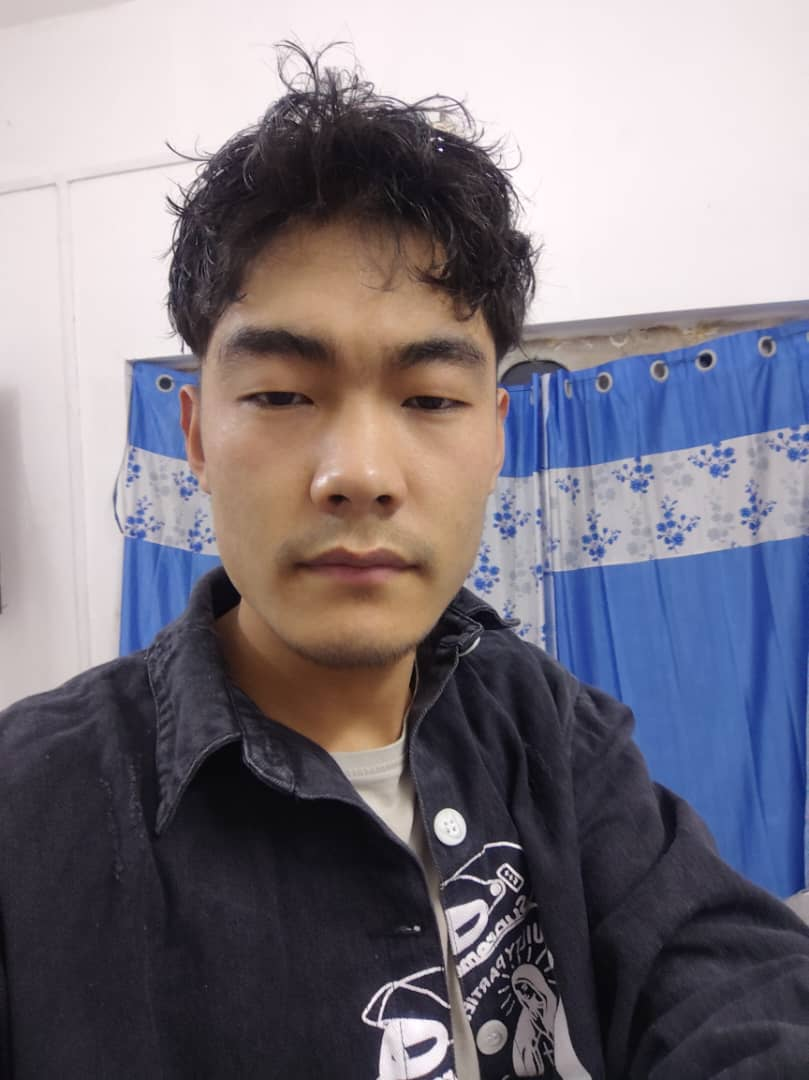
#> input picture lab04/img.jpg, 809 x 1080 px
$ python fourneigh.py
#> lines starting #> are read from the running program, lines starting #| are printed output that depends on the picture
import cv2
import random

image = cv2.imread("img.jpg")
#> image is the input picture: shape (1080, 809, 3); mean B, G, R 129, 119.3, 124.9

gray_image = cv2.cvtColor(image, cv2.COLOR_BGR2GRAY)
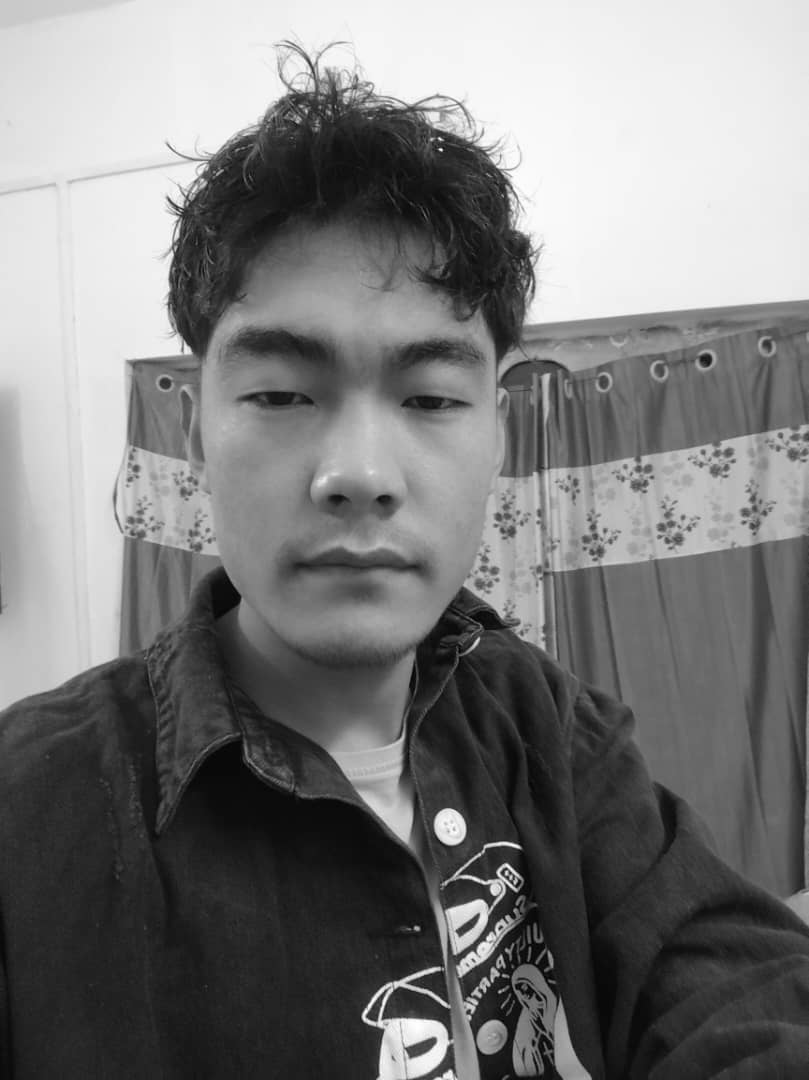
#> gray_image: shape (1080, 809); min 1, max 255, mean 122.1


with open("neighbours.txt", "w") as f:
    for _ in range(10):
        y = random.randint(0, gray_image.shape[1] - 1)
        x = random.randint(0, gray_image.shape[0] - 1)

        neighbors = []

        neighbors.append({gray_image[x, y - 1]: (x, y - 1)})
        neighbors.append({gray_image[x, y + 1]: (x, y + 1)})
        neighbors.append({gray_image[x - 1, y]: (x - 1, y)})
        neighbors.append({gray_image[x + 1, y]: (x + 1, y)})

        f.write(f"Pixel location: ({x}, {y})\n")
        f.write("Neighbors:\n")
        for neighbor in neighbors:
            f.write(f"{neighbor}\n")
        f.write("\n")
